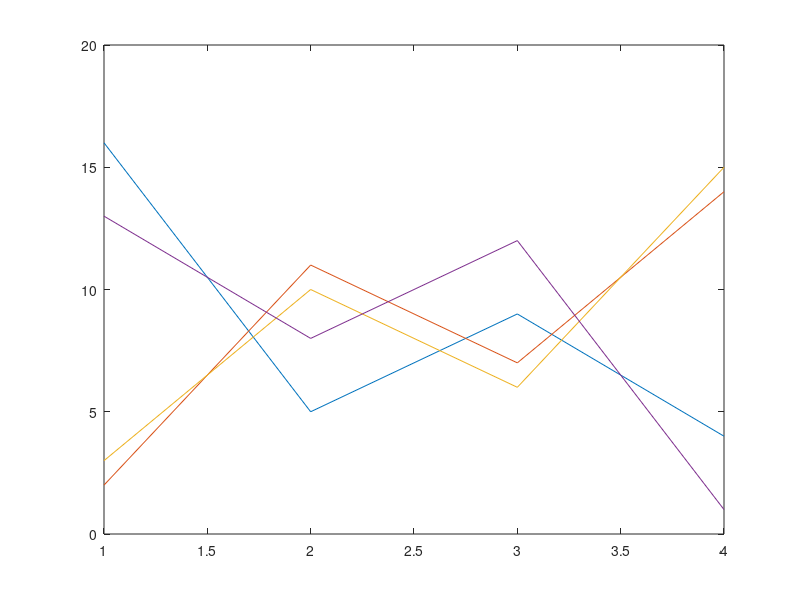
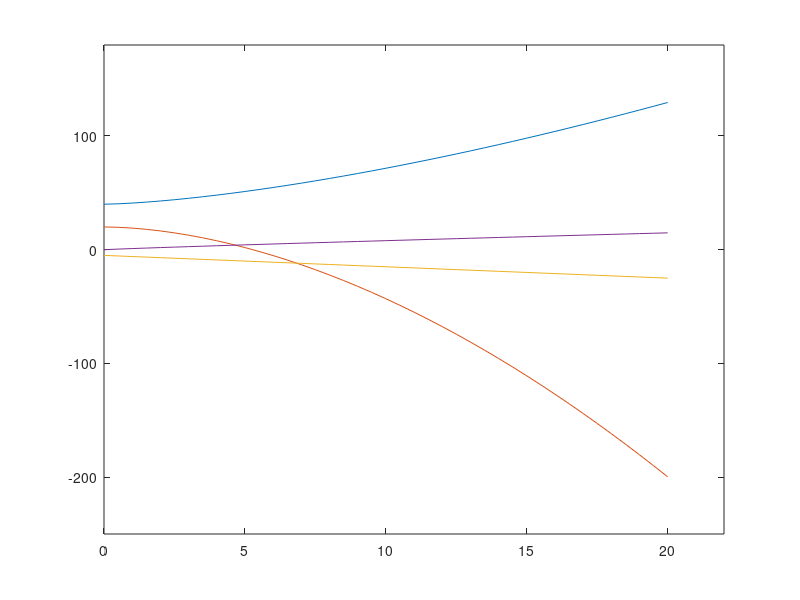
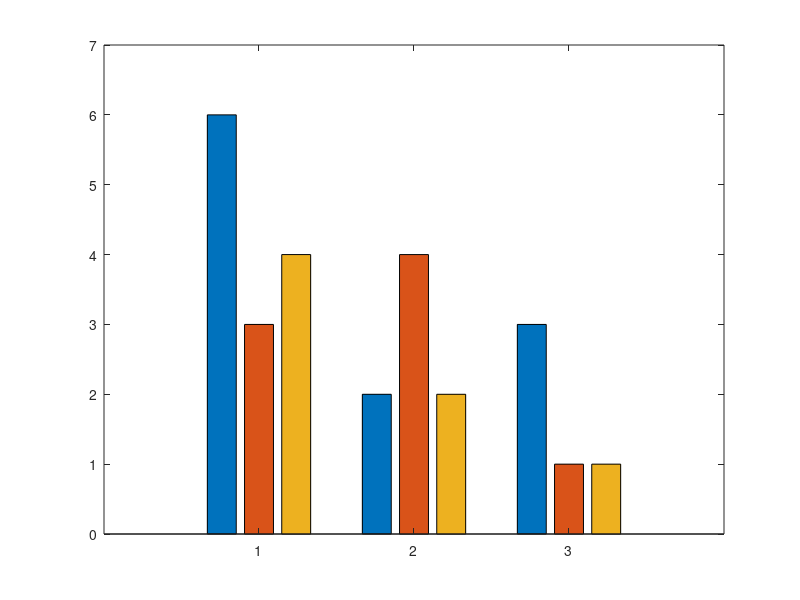
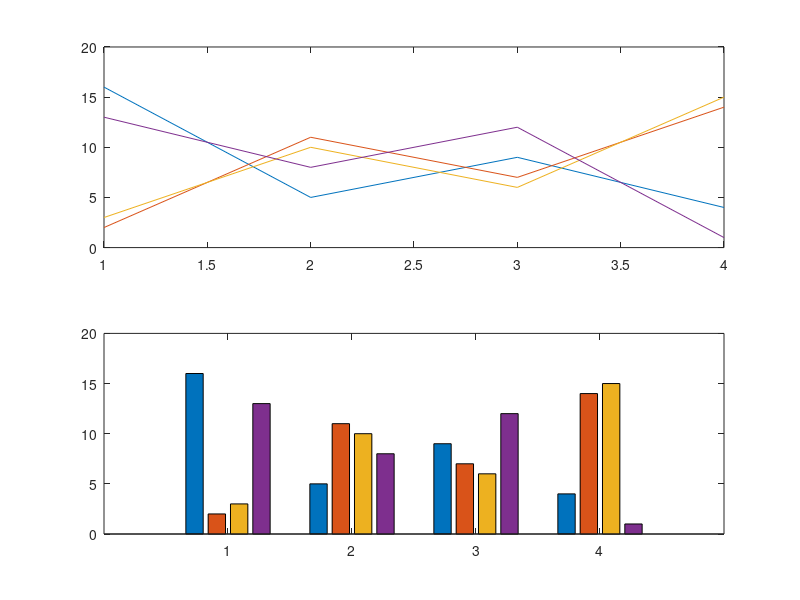

These charts were generated, in order, by the following MATLAB code:
% test for GUI
close all;clc
figure
plot(magic(4));
axis([1 4 0 20])

figure
x = 0:0.5:20;
plot(x,40+x.^1.5,x,20-x.^1.8,x,-5-x,x,x.^0.9)
axis([0 22 -250 180])

figure
bar([6 3 4;2 4 2; 3 1 1]);
axis([0 4 0 7])

figure
subplot(211)
Y = plot(magic(4));
subplot(212)
bar(magic(4));

figure
subplot(221)
b = bar([2 4 6; 3 4 5;6 7 8]);
axis([0 4 0 9])
subplot(222)
plot(magic(4));
axis([1 4 0 20])
subplot(223)
plot([1 2 3 4;4 5 7 1]);
subplot(224)
b = bar([2 4 6; 3 4 5;6 7 8]);
axis([0 4 0 9])

figure
b = bar3([4 64 30 6; 3 5 6 20;6 7 8 15]);

figure
subplot(2,2,[1 2])
x = randn(1000,1);
nbins = 50;
hist(x,nbins)
subplot(223)
scatter(randn(100,1),randn(100,1))
hold on
scatter(2+randn(100,1),1+randn(100,1))
scatter(3+randn(100,1),3+randn(100,1))
subplot(224)
surf(peaks)


